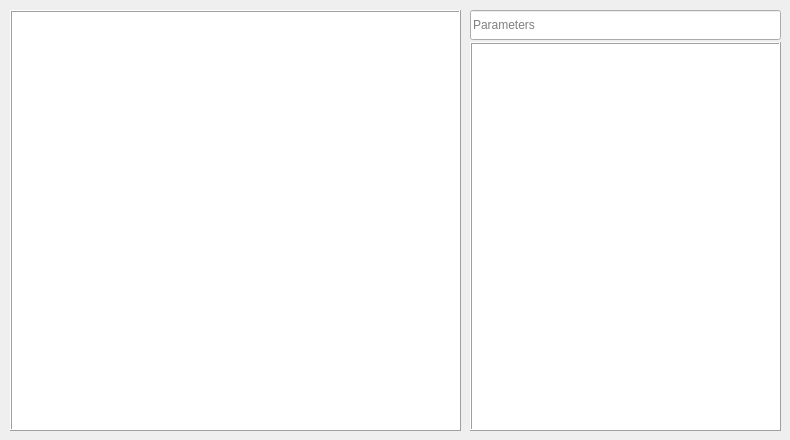
    <widget class="QWidget" name="tab_2">
     <attribute name="title">
      <string>GCodes</string>
     </attribute>
     <widget class="QWidget" name="layoutWidget_3">
      <property name="geometry">
       <rect>
        <x>470</x>
        <y>10</y>
        <width>311</width>
        <height>421</height>
       </rect>
      </property>
      <layout class="QVBoxLayout" name="verticalLayout_55">
       <property name="spacing">
        <number>2</number>
       </property>
       <property name="leftMargin">
        <number>0</number>
       </property>
       <property name="rightMargin">
        <number>0</number>
       </property>
       <item>
        <widget class="QLineEdit" name="gcode_parameters">
         <property name="sizePolicy">
          <sizepolicy hsizetype="Preferred" vsizetype="Preferred">
           <horstretch>0</horstretch>
           <verstretch>0</verstretch>
          </sizepolicy>
         </property>
         <property name="minimumSize">
          <size>
           <width>0</width>
           <height>30</height>
          </size>
         </property>
         <property name="baseSize">
          <size>
           <width>0</width>
           <height>30</height>
          </size>
         </property>
         <property name="readOnly">
          <bool>true</bool>
         </property>
         <property name="placeholderText">
          <string>Parameters</string>
         </property>
        </widget>
       </item>
       <item>
        <widget class="QPlainTextEdit" name="gcode_description">
         <property name="frameShape">
          <enum>QFrame::Box</enum>
         </property>
         <property name="frameShadow">
          <enum>QFrame::Raised</enum>
         </property>
        </widget>
       </item>
      </layout>
     </widget>
     <widget class="QWidget" name="layoutWidget_4">
      <property name="geometry">
       <rect>
        <x>10</x>
        <y>10</y>
        <width>451</width>
        <height>421</height>
       </rect>
      </property>
      <layout class="QVBoxLayout" name="verticalLayout_56">
       <property name="spacing">
        <number>0</number>
       </property>
       <item>
        <widget class="QListWidget" name="gcode_list">
         <property name="frameShape">
          <enum>QFrame::Box</enum>
         </property>
         <property name="frameShadow">
          <enum>QFrame::Raised</enum>
         </property>
         <property name="selectionMode">
          <enum>QAbstractItemView::SingleSelection</enum>
         </property>
        </widget>
       </item>
      </layout>
     </widget>
    </widget>
